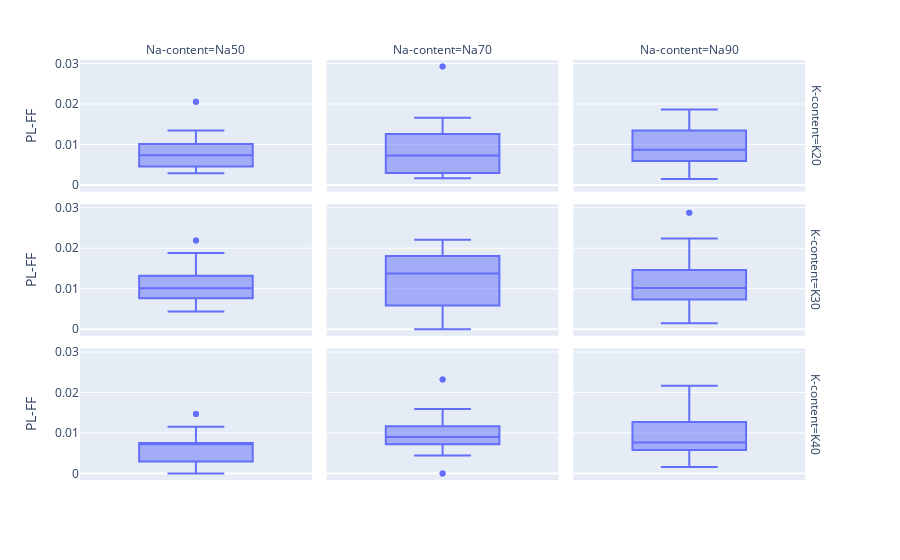

Notebook cell for this chart:
### Code cell
Alkali_test_l = Alkali_test_l[ Alkali_test_l['FF'] > 60]
Alkali_test_l = Alkali_test_l[ Alkali_test_l['PL-FF'] < 0.03]

fig_Alkali_FF_raw = px.box(Alkali_test_l, y="PL-FF", 
                           facet_col="Na-content", facet_row="K-content",
                          #category_orders={"Na-content": ["Na50", "Na70", "Na90"], "K-content": ["K20", "K30", "K40"]}
                          )
fig_Alkali_FF_raw.update_layout(boxmode='overlay')
fig_Alkali_FF_raw.show()

### Figure 1 — Plotly figure (JSON) as saved in the notebook; plotly's stock layout.template omitted (floating-point values rounded to 4 significant figures)
{"data": [{"alignmentgroup": "True", "hovertemplate": "K-content=K20<br>Na-content=Na50<br>PL-FF=%{y}<extra></extra>", "legendgroup": "", "marker": {"color": "#636efa"}, "name": "", "notched": false, "offsetgroup": "", "orientation": "v", "showlegend": false, "type": "box", "x0": " ", "xaxis": "x7", "y": [0.02053, 0.01343, 0.00744, 0.005839, 0.009509, 0.00463, 0.004532, 0.002907, 0.01176, 0.002981, 0.008746, 0.004573, 0.0064, 0.007375, 0.01012, 0.02053, 0.01343, 0.005839, 0.009509, 0.00463, 0.004532, 0.002907, 0.01176, 0.002981, 0.008746, 0.004573, 0.0064, 0.007375, 0.01012], "y0": " ", "yaxis": "y7"}, {"alignmentgroup": "True", "hovertemplate": "K-content=K20<br>Na-content=Na70<br>PL-FF=%{y}<extra></extra>", "legendgroup": "", "marker": {"color": "#636efa"}, "name": "", "notched": false, "offsetgroup": "", "orientation": "v", "showlegend": false, "type": "box", "x0": " ", "xaxis": "x8", "y": [0.004451, 0.002959, 0.003012, 0.01662, 0.008889, 0.002911, 0.00731, 0.008772, 0.007299, 0.00165, 0.02924, 0.0163, 0.004451, 0.002959, 0.003012, 0.01662, 0.008889, 0.002911, 0.00731, 0.008772, 0.007299, 0.00165, 0.02924, 0.0163], "y0": " ", "yaxis": "y8"}, {"alignmentgroup": "True", "hovertemplate": "K-content=K20<br>Na-content=Na90<br>PL-FF=%{y}<extra></extra>", "legendgroup": "", "marker": {"color": "#636efa"}, "name": "", "notched": false, "offsetgroup": "", "orientation": "v", "showlegend": false, "type": "box", "x0": " ", "xaxis": "x9", "y": [0.01345, 0.001504, 0.00607, 0.01778, 0.005961, 0.003003, 0.0146, 0.008772, 0.01168, 0.008683, 0.01304, 0.001621, 0.01863, 0.005944, 0.01345, 0.001504, 0.00607, 0.01778, 0.005961, 0.003003, 0.0146, 0.008772, 0.01168, 0.008683, 0.01304, 0.001621, 0.01863, 0.005944], "y0": " ", "yaxis": "y9"}, {"alignmentgroup": "True", "hovertemplate": "K-content=K30<br>Na-content=Na50<br>PL-FF=%{y}<extra></extra>", "legendgroup": "", "marker": {"color": "#636efa"}, "name": "", "notched": false, "offsetgroup": "", "orientation": "v", "showlegend": false, "type": "box", "x0": " ", "xaxis": "x4", "y": [0.01028, 0.00753, 0.007622, 0.01762, 0.008746, 0.0219, 0.005822, 0.008915, 0.01009, 0.01014, 0.01881, 0.01322, 0.004405, 0.01037, 0.01173, 0.01028, 0.00753, 0.007622, 0.01762, 0.008746, 0.0219, 0.005822, 0.008915, 0.01009, 0.01014, 0.01881, 0.01322, 0.004405, 0.01037, 0.01173], "y0": " ", "yaxis": "y4"}, {"alignmentgroup": "True", "hovertemplate": "K-content=K30<br>Na-content=Na70<br>PL-FF=%{y}<extra></extra>", "legendgroup": "", "marker": {"color": "#636efa"}, "name": "", "notched": false, "offsetgroup": "", "orientation": "v", "showlegend": false, "type": "box", "x0": " ", "xaxis": "x5", "y": [0.005831, 0.01039, 0.01742, 0.01627, 0.005848, 0.004412, 0.02206, 0.005848, 0.01441, 0.01435, 0.01879, 0.01318, 0.02193, 0.001524, 0, 0.02183, 0.005831, 0.01039, 0.01742, 0.01627, 0.005848, 0.004412, 0.02206, 0.005848, 0.01441, 0.01435, 0.01879, 0.01318, 0.02193, 0.001524, 0, 0.02183], "y0": " ", "yaxis": "y5"}, {"alignmentgroup": "True", "hovertemplate": "K-content=K30<br>Na-content=Na90<br>PL-FF=%{y}<extra></extra>", "legendgroup": "", "marker": {"color": "#636efa"}, "name": "", "notched": false, "offsetgroup": "", "orientation": "v", "showlegend": false, "type": "box", "x0": " ", "xaxis": "x6", "y": [0.01791, 0.01025, 0.00149, 0.008772, 0.01462, 0.007321, 0.0102, 0.01017, 0.02874, 0.01022, 0.02239, 0.001585, 0.001484, 0.01791, 0.01025, 0.00149, 0.008772, 0.01462, 0.007321, 0.0102, 0.01017, 0.02874, 0.01022, 0.02239, 0.001585, 0.001484], "y0": " ", "yaxis": "y6"}, {"alignmentgroup": "True", "hovertemplate": "K-content=K40<br>Na-content=Na50<br>PL-FF=%{y}<extra></extra>", "legendgroup": "", "marker": {"color": "#636efa"}, "name": "", "notched": false, "offsetgroup": "", "orientation": "v", "showlegend": false, "type": "box", "x0": " ", "xaxis": "x", "y": [0.007353, 0.007407, 0.007657, 0.007205, 0.004392, 0.001451, 0.01153, 0.007289, 0.001592, 0.002937, 0.007541, 0.01464, 0.005806, 0, 0.007353, 0.007407, 0.007657, 0.007205, 0.004392, 0.001451, 0.007289, 0.001592, 0.002937, 0.007541, 0.01464, 0.005806, 0], "y0": " ", "yaxis": "y"}, {"alignmentgroup": "True", "hovertemplate": "K-content=K40<br>Na-content=Na70<br>PL-FF=%{y}<extra></extra>", "legendgroup": "", "marker": {"color": "#636efa"}, "name": "", "notched": false, "offsetgroup": "", "orientation": "v", "showlegend": false, "type": "box", "x0": " ", "xaxis": "x2", "y": [0.008785, 0.008721, 0.01014, 0.004418, 0.01571, 0.007236, 0.02319, 0, 0.007184, 0.01164, 0.004608, 0.01009, 0.01592, 0.009217, 0.008785, 0.008721, 0.01014, 0.004418, 0.01571, 0.007236, 0.02319, 0, 0.007184, 0.01164, 0.004608, 0.01009, 0.01592, 0.009217], "y0": " ", "yaxis": "y2"}, {"alignmentgroup": "True", "hovertemplate": "K-content=K40<br>Na-content=Na90<br>PL-FF=%{y}<extra></extra>", "legendgroup": "", "marker": {"color": "#636efa"}, "name": "", "notched": false, "offsetgroup": "", "orientation": "v", "showlegend": false, "type": "box", "x0": " ", "xaxis": "x3", "y": [0.01314, 0.0117, 0.0122, 0.006359, 0.00578, 0.004323, 0.005822, 0.0059, 0.01175, 0.005797, 0.01576, 0.00159, 0.01783, 0.006192, 0.008863, 0.02165, 0.01314, 0.0117, 0.0122, 0.006359, 0.00578, 0.004323, 0.005822, 0.0059, 0.01175, 0.005797, 0.01576, 0.00159, 0.01783, 0.006192, 0.008863, 0.02165], "y0": " ", "yaxis": "y3"}], "layout": {"annotations": [{"font": {}, "showarrow": false, "text": "Na-content=Na50", "x": 0.1567, "xanchor": "center", "xref": "paper", "y": 1.0, "yanchor": "bottom", "yref": "paper"}, {"font": {}, "showarrow": false, "text": "Na-content=Na70", "x": 0.49, "xanchor": "center", "xref": "paper", "y": 1.0, "yanchor": "bottom", "yref": "paper"}, {"font": {}, "showarrow": false, "text": "Na-content=Na90", "x": 0.8233, "xanchor": "center", "xref": "paper", "y": 1.0, "yanchor": "bottom", "yref": "paper"}, {"font": {}, "showarrow": false, "text": "K-content=K40", "textangle": 90, "x": 0.98, "xanchor": "left", "xref": "paper", "y": 0.1567, "yanchor": "middle", "yref": "paper"}, {"font": {}, "showarrow": false, "text": "K-content=K30", "textangle": 90, "x": 0.98, "xanchor": "left", "xref": "paper", "y": 0.5, "yanchor": "middle", "yref": "paper"}, {"font": {}, "showarrow": false, "text": "K-content=K20", "textangle": 90, "x": 0.98, "xanchor": "left", "xref": "paper", "y": 0.8433, "yanchor": "middle", "yref": "paper"}], "boxmode": "overlay", "legend": {"tracegroupgap": 0}, "margin": {"t": 60}, "xaxis": {"anchor": "y", "domain": [0, 0.3133]}, "xaxis2": {"anchor": "y2", "domain": [0.3333, 0.6467], "matches": "x"}, "xaxis3": {"anchor": "y3", "domain": [0.6667, 0.98], "matches": "x"}, "xaxis4": {"anchor": "y4", "domain": [0, 0.3133], "matches": "x", "showticklabels": false}, "xaxis5": {"anchor": "y5", "domain": [0.3333, 0.6467], "matches": "x", "showticklabels": false}, "xaxis6": {"anchor": "y6", "domain": [0.6667, 0.98], "matches": "x", "showticklabels": false}, "xaxis7": {"anchor": "y7", "domain": [0, 0.3133], "matches": "x", "showticklabels": false}, "xaxis8": {"anchor": "y8", "domain": [0.3333, 0.6467], "matches": "x", "showticklabels": false}, "xaxis9": {"anchor": "y9", "domain": [0.6667, 0.98], "matches": "x", "showticklabels": false}, "yaxis": {"anchor": "x", "domain": [0, 0.3133], "title": {"text": "PL-FF"}}, "yaxis2": {"anchor": "x2", "domain": [0, 0.3133], "matches": "y", "showticklabels": false}, "yaxis3": {"anchor": "x3", "domain": [0, 0.3133], "matches": "y", "showticklabels": false}, "yaxis4": {"anchor": "x4", "domain": [0.3433, 0.6567], "matches": "y", "title": {"text": "PL-FF"}}, "yaxis5": {"anchor": "x5", "domain": [0.3433, 0.6567], "matches": "y", "showticklabels": false}, "yaxis6": {"anchor": "x6", "domain": [0.3433, 0.6567], "matches": "y", "showticklabels": false}, "yaxis7": {"anchor": "x7", "domain": [0.6867, 1.0], "matches": "y", "title": {"text": "PL-FF"}}, "yaxis8": {"anchor": "x8", "domain": [0.6867, 1.0], "matches": "y", "showticklabels": false}, "yaxis9": {"anchor": "x9", "domain": [0.6867, 1.0], "matches": "y", "showticklabels": false}}}
